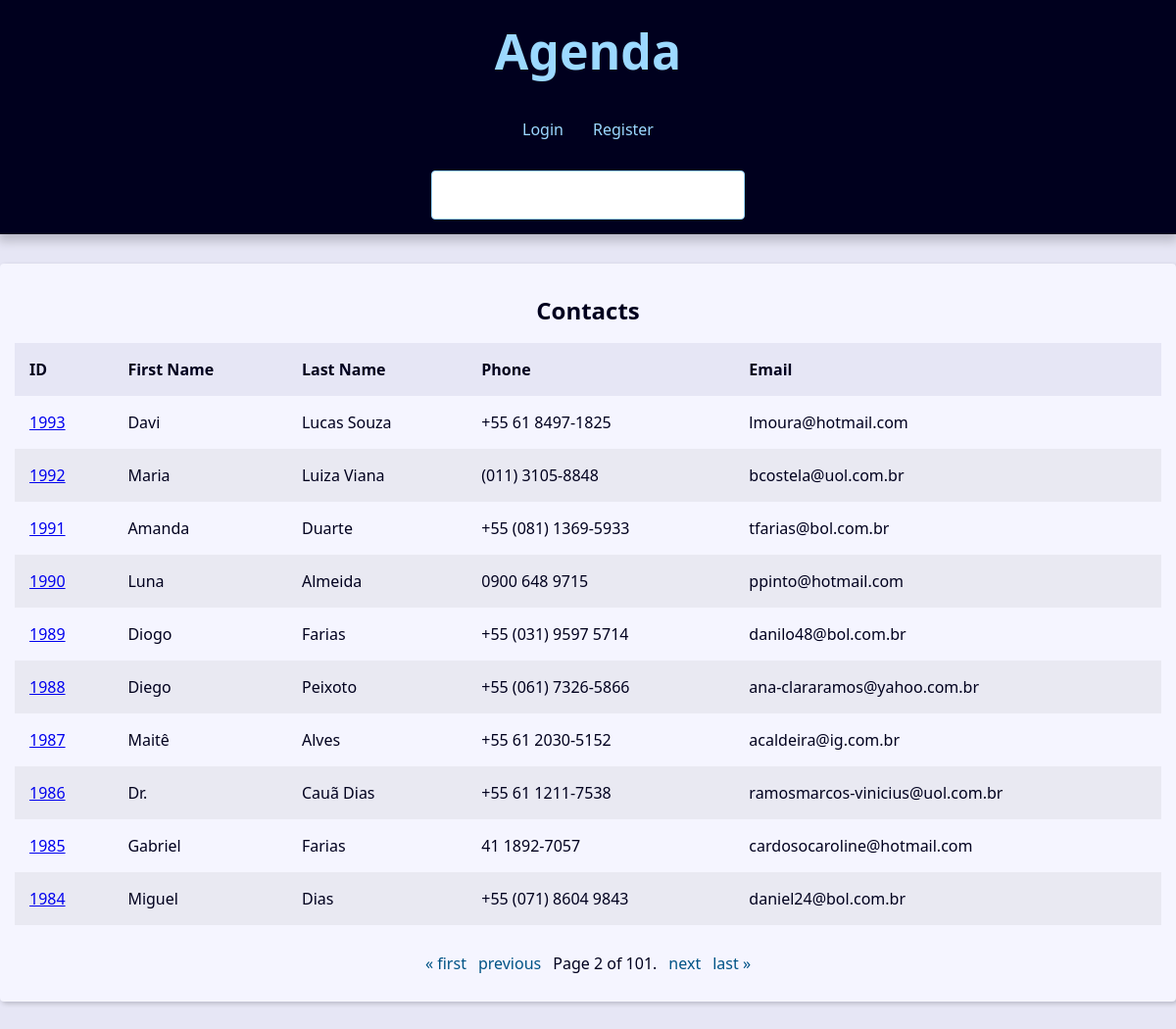
The page /?page=2&q= on the database its author committed.
### contact/models.py (models this page shows, shortened)
class Contact(models.Model):
    first_name = models.CharField( max_length = 50 )
    last_name = models.CharField( max_length = 50 )
    phone = models.CharField( max_length = 50 )
    email = models.EmailField( max_length = 254, blank = True )
    created_date = models.DateTimeField( default = timezone.now ) #configura timezone no settings do projeto
    description = models.TextField(blank = True)
    show = models.BooleanField(default = True)
    pictures = models.ImageField(blank=True, upload_to='picture/%Y/%M')
    category = models.ForeignKey(Category,
                                 on_delete = models.SET_NULL,
                                 blank = True,
                                 null = True)
    owner = models.ForeignKey(User,
                                 on_delete = models.SET_NULL,
                                 blank = True,
                                 null = True)

### contact/views/contact_views.py (the view)
# urls.py: path('',views.index, name='index'),
def index(request:HttpRequest) -> HttpResponse:
    contacts = Contact.objects.filter(show=True).\
        order_by('-id')
    paginator = Paginator(contacts, 10)  # Show 25 contacts per page.
    page_number = request.GET.get("page")
    page_obj = paginator.get_page(page_number)
    context = {
        'page_obj': page_obj,
        'site_title': 'Contatos - ',
    }
    return render(
        request=request,
        context=context,
        template_name='contact/index.html',
    )

### contact/templates/contact/index.html
{% extends "global/base.html" %}
{% block content %}
{% if page_obj %}
<div class="responsive-table">
    <table class="contacts-table">
        <caption class="table-caption">
            Contacts
        </caption>
        <thead>
            <tr class="table-row table-row-header">
                <th class="table-header">ID</th>
                <th /th class="table-header">First Name</th>
                <th /th class="table-header">Last Name</th>
                <th /th class="table-header">Phone</th>
                <th /th class="table-header">Email</th>
            </tr>
        </thead>
        <tbody>
            {% for contact in page_obj %}
            <tr class="table-row">
                <td class="table-cel">
                    <a href=" {% url "contact:contact" contact.id %} ">
                        {{ contact.id}}
                    </a>
                </td>
                <td class="table-cel">
                        {{ contact.first_name}}
                </td>
                <td class="table-cel">
                    {{ contact.last_name}}
                </td>
                <td class="table-cel">
                    {{ contact.phone}}
                </td>
                <td class="table-cel">
                    {{ contact.email}}
                </td>
            </tr>
            {% endfor %}
        </tbody>
    </table>
</div>
{% else %}
<div class="single-contact">
    <h1 class="single-contact-name">
        Nenhum Contato Encontrado
    </h1>
</div>
{% endif %}
{% endblock content %}

### base_static/global/css/style.css (style rules this page uses)
:root { --spacing: 1.5rem; --link-dark-color: rgb(0, 83, 134); --link-light-color: rgb(156, 217, 255); --clr-white: rgb(245, 245, 255); --clr-black: rgb(0, 0, 30); --clr-light-gray: rgb(230, 230, 245); --clr-dark-shadow-5: rgba(0, 0, 10, 5%); --clr-dark-shadow-10: rgba(0, 0, 10, 10%); --clr-dark-shadow-20: rgba(0, 0, 10, 20%); --clr-light-shadow-5: rgba(200, 200, 255, 5%); --clr-light-shadow-10: rgba(200, 200, 255, 10%); --clr-light-shadow-20: rgba(200, 200, 255, 20%); --main-page-width: 120rem; --table-min-width: 60rem; --biggest-font-size: 5rem; --bigger-font-size: 4rem; --big-font-size: 3.2rem; --medium-font-size: 2.4rem; --small-font-size: 1.6rem; --smaller-font-size: 1.4rem; --smallest-font-size: 1.2rem; --transition-fast: 300ms; --transition-medium: 600ms; --transition-slow: 1s; --default-border-radius: 4px; }
*, *::before, *::after { margin: 0; padding: 0; box-sizing: border-box; }
html { font-size: 62.5%; }
body { font-family: system-ui, -apple-system, BlinkMacSystemFont, 'Segoe UI', Roboto, Oxygen, Ubuntu, Cantarell, 'Open Sans', 'Helvetica Neue', sans-serif; line-height: 1.5; font-size: var(--small-font-size); color: var(--clr-black); -webkit-font-smoothing: antialiased; background: var(--clr-light-gray); }
.responsive-table { width: 100%; overflow-x: auto; }
.contacts-table { width: 100%; min-width: var(--table-min-width); border-collapse: collapse; }
.table-caption { font-size: var(--medium-font-size); font-weight: bold; padding: var(--spacing); }
.table-row { text-align: left; text-overflow: ellipsis; transition: background-color var(--transition-fast) ease-in-out; }
.table-row:nth-of-type(2n) { background: var(--clr-dark-shadow-5); }
.table-row-header { background: var(--clr-light-gray); color: var(--clr-black); }
.table-cel, .table-header { padding: var(--spacing); }

### rows shown on the page
Contact: id "1993", first_name "Davi", last_name "Lucas Souza", phone "+55 61 8497-1825", email "lmoura@hotmail.com"
Contact: id "1992", first_name "Maria", last_name "Luiza Viana", phone "(011) 3105-8848", email "bcostela@uol.com.br"
Contact: id "1991", first_name "Amanda", last_name "Duarte", phone "+55 (081) 1369-5933", email "tfarias@bol.com.br"
Contact: id "1990", first_name "Luna", last_name "Almeida", phone "0900 648 9715", email "ppinto@hotmail.com"
Contact: id "1989", first_name "Diogo", last_name "Farias", phone "+55 (031) 9597 5714", email "danilo48@bol.com.br"
Contact: id "1988", first_name "Diego", last_name "Peixoto", phone "+55 (061) 7326-5866", email "ana-clararamos@yahoo.com.br"
Contact: id "1987", first_name "Maitê", last_name "Alves", phone "+55 61 2030-5152", email "acaldeira@ig.com.br"
Contact: id "1986", first_name "Dr.", last_name "Cauã Dias", phone "+55 61 1211-7538", email "ramosmarcos-vinicius@uol.com.br"
Contact: id "1985", first_name "Gabriel", last_name "Farias", phone "41 1892-7057", email "cardosocaroline@hotmail.com"
Contact: id "1984", first_name "Miguel", last_name "Dias", phone "+55 (071) 8604 9843", email "daniel24@bol.com.br"

### other values the page prints
{{ page_obj.number }} "2"
{{ page_obj.paginator.num_pages }} "101"
